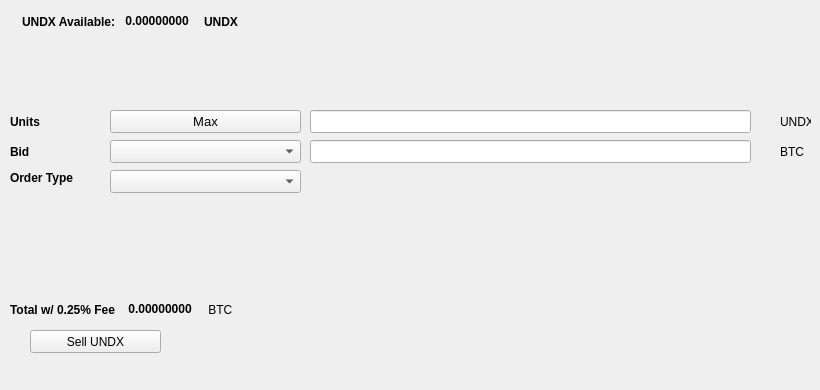
   <widget class="QWidget" name="SellTab">
    <attribute name="title">
     <string>Sell</string>
    </attribute>
    <widget class="QLabel" name="label_16">
     <property name="geometry">
      <rect>
       <x>780</x>
       <y>140</y>
       <width>31</width>
       <height>23</height>
      </rect>
     </property>
     <property name="text">
      <string>BTC</string>
     </property>
    </widget>
    <widget class="QComboBox" name="SellBidcomboBox">
     <property name="geometry">
      <rect>
       <x>110</x>
       <y>140</y>
       <width>191</width>
       <height>23</height>
      </rect>
     </property>
     <property name="font">
      <font>
       <pointsize>10</pointsize>
      </font>
     </property>
    </widget>
    <widget class="QLabel" name="label_18">
     <property name="geometry">
      <rect>
       <x>10</x>
       <y>110</y>
       <width>46</width>
       <height>23</height>
      </rect>
     </property>
     <property name="font">
      <font>
       <weight>75</weight>
       <bold>true</bold>
      </font>
     </property>
     <property name="text">
      <string>Units</string>
     </property>
    </widget>
    <widget class="QPushButton" name="Sell_Max_Amount">
     <property name="geometry">
      <rect>
       <x>110</x>
       <y>110</y>
       <width>191</width>
       <height>23</height>
      </rect>
     </property>
     <property name="font">
      <font>
       <pointsize>10</pointsize>
      </font>
     </property>
     <property name="text">
      <string>Max</string>
     </property>
    </widget>
    <widget class="QLabel" name="label_20">
     <property name="geometry">
      <rect>
       <x>10</x>
       <y>170</y>
       <width>91</width>
       <height>16</height>
      </rect>
     </property>
     <property name="font">
      <font>
       <weight>75</weight>
       <bold>true</bold>
      </font>
     </property>
     <property name="text">
      <string>Order Type</string>
     </property>
    </widget>
    <widget class="QComboBox" name="SellOrdertypeCombo">
     <property name="geometry">
      <rect>
       <x>110</x>
       <y>170</y>
       <width>191</width>
       <height>23</height>
      </rect>
     </property>
     <property name="font">
      <font>
       <pointsize>10</pointsize>
      </font>
     </property>
    </widget>
    <widget class="QLabel" name="label_21">
     <property name="geometry">
      <rect>
       <x>10</x>
       <y>140</y>
       <width>46</width>
       <height>23</height>
      </rect>
     </property>
     <property name="font">
      <font>
       <weight>75</weight>
       <bold>true</bold>
      </font>
     </property>
     <property name="text">
      <string>Bid</string>
     </property>
    </widget>
    <widget class="QLabel" name="label_22">
     <property name="geometry">
      <rect>
       <x>780</x>
       <y>110</y>
       <width>31</width>
       <height>23</height>
      </rect>
     </property>
     <property name="text">
      <string>UNDX</string>
     </property>
    </widget>
    <widget class="QLineEdit" name="UnitsInputUNDX">
     <property name="geometry">
      <rect>
       <x>310</x>
       <y>110</y>
       <width>441</width>
       <height>23</height>
      </rect>
     </property>
     <property name="font">
      <font>
       <pointsize>9</pointsize>
       <weight>75</weight>
       <bold>true</bold>
      </font>
     </property>
    </widget>
    <widget class="QLineEdit" name="SellBidPriceEdit">
     <property name="geometry">
      <rect>
       <x>310</x>
       <y>140</y>
       <width>441</width>
       <height>23</height>
      </rect>
     </property>
     <property name="font">
      <font>
       <pointsize>9</pointsize>
       <weight>75</weight>
       <bold>true</bold>
      </font>
     </property>
    </widget>
    <widget class="QPushButton" name="SellUNDXBTN">
     <property name="geometry">
      <rect>
       <x>30</x>
       <y>330</y>
       <width>131</width>
       <height>23</height>
      </rect>
     </property>
     <property name="text">
      <string>Sell UNDX</string>
     </property>
     <property name="icon">
      <iconset resource="../undx">
       <normaloff>:/icons/bitcoin</normaloff>:/icons/bitcoin</iconset>
     </property>
    </widget>
    <widget class="QWidget" name="layoutWidget3">
     <property name="geometry">
      <rect>
       <x>22</x>
       <y>12</y>
       <width>258</width>
       <height>19</height>
      </rect>
     </property>
     <layout class="QHBoxLayout" name="horizontalLayout">
      <item>
       <widget class="QLabel" name="label232_2">
        <property name="font">
         <font>
          <weight>75</weight>
          <bold>true</bold>
         </font>
        </property>
        <property name="text">
         <string>UNDX Available:</string>
        </property>
       </widget>
      </item>
      <item>
       <widget class="QLabel" name="UNDXAvailableLabel">
        <property name="palette">
         <palette>
          <active>
           <colorrole role="WindowText">
            <brush brushstyle="SolidPattern">
             <color alpha="255">
              <red>0</red>
              <green>0</green>
              <blue>0</blue>
             </color>
            </brush>
           </colorrole>
           <colorrole role="Button">
            <brush brushstyle="SolidPattern">
             <color alpha="255">
              <red>0</red>
              <green>170</green>
              <blue>0</blue>
             </color>
            </brush>
           </colorrole>
           <colorrole role="Light">
            <brush brushstyle="SolidPattern">
             <color alpha="255">
              <red>0</red>
              <green>255</green>
              <blue>0</blue>
             </color>
            </brush>
           </colorrole>
           <colorrole role="Midlight">
            <brush brushstyle="SolidPattern">
             <color alpha="255">
              <red>0</red>
              <green>212</green>
              <blue>0</blue>
             </color>
            </brush>
           </colorrole>
           <colorrole role="Dark">
            <brush brushstyle="SolidPattern">
             <color alpha="255">
              <red>0</red>
              <green>85</green>
              <blue>0</blue>
             </color>
            </brush>
           </colorrole>
           <colorrole role="Mid">
            <brush brushstyle="SolidPattern">
             <color alpha="255">
              <red>0</red>
              <green>113</green>
              <blue>0</blue>
             </color>
            </brush>
           </colorrole>
           <colorrole role="Text">
            <brush brushstyle="SolidPattern">
             <color alpha="255">
              <red>0</red>
              <green>170</green>
              <blue>0</blue>
             </color>
            </brush>
           </colorrole>
           <colorrole role="BrightText">
            <brush brushstyle="SolidPattern">
             <color alpha="255">
              <red>255</red>
              <green>255</green>
              <blue>255</blue>
             </color>
            </brush>
           </colorrole>
           <colorrole role="ButtonText">
            <brush brushstyle="SolidPattern">
             <color alpha="255">
              <red>0</red>
              <green>0</green>
              <blue>0</blue>
             </color>
            </brush>
           </colorrole>
           <colorrole role="Base">
            <brush brushstyle="SolidPattern">
             <color alpha="255">
              <red>255</red>
              <green>255</green>
              <blue>255</blue>
             </color>
            </brush>
           </colorrole>
           <colorrole role="Window">
            <brush brushstyle="SolidPattern">
             <color alpha="255">
              <red>0</red>
              <green>170</green>
              <blue>0</blue>
             </color>
            </brush>
           </colorrole>
           <colorrole role="Shadow">
            <brush brushstyle="SolidPattern">
             <color alpha="255">
              <red>0</red>
              <green>0</green>
              <blue>0</blue>
             </color>
            </brush>
           </colorrole>
           <colorrole role="AlternateBase">
            <brush brushstyle="SolidPattern">
             <color alpha="255">
              <red>127</red>
              <green>212</green>
              <blue>127</blue>
             </color>
            </brush>
           </colorrole>
           <colorrole role="ToolTipBase">
            <brush brushstyle="SolidPattern">
             <color alpha="255">
              <red>255</red>
              <green>255</green>
              <blue>220</blue>
             </color>
            </brush>
           </colorrole>
           <colorrole role="ToolTipText">
            <brush brushstyle="SolidPattern">
             <color alpha="255">
              <red>0</red>
              <green>0</green>
              <blue>0</blue>
             </color>
            </brush>
           </colorrole>
          </active>
          <inactive>
           <colorrole role="WindowText">
            <brush brushstyle="SolidPattern">
             <color alpha="255">
              <red>0</red>
              <green>0</green>
              <blue>0</blue>
             </color>
            </brush>
           </colorrole>
           <colorrole role="Button">
            <brush brushstyle="SolidPattern">
             <color alpha="255">
              <red>0</red>
              <green>170</green>
              <blue>0</blue>
             </color>
            </brush>
           </colorrole>
           <colorrole role="Light">
            <brush brushstyle="SolidPattern">
             <color alpha="255">
              <red>0</red>
              <green>255</green>
              <blue>0</blue>
             </color>
            </brush>
           </colorrole>
           <colorrole role="Midlight">
            <brush brushstyle="SolidPattern">
             <color alpha="255">
              <red>0</red>
              <green>212</green>
              <blue>0</blue>
             </color>
            </brush>
           </colorrole>
           <colorrole role="Dark">
            <brush brushstyle="SolidPattern">
             <color alpha="255">
              <red>0</red>
              <green>85</green>
              <blue>0</blue>
             </color>
            </brush>
           </colorrole>
           <colorrole role="Mid">
            <brush brushstyle="SolidPattern">
             <color alpha="255">
              <red>0</red>
              <green>113</green>
              <blue>0</blue>
             </color>
            </brush>
           </colorrole>
           <colorrole role="Text">
            <brush brushstyle="SolidPattern">
             <color alpha="255">
              <red>0</red>
              <green>170</green>
              <blue>0</blue>
             </color>
            </brush>
           </colorrole>
           <colorrole role="BrightText">
            <brush brushstyle="SolidPattern">
             <color alpha="255">
              <red>255</red>
              <green>255</green>
              <blue>255</blue>
             </color>
            </brush>
           </colorrole>
           <colorrole role="ButtonText">
            <brush brushstyle="SolidPattern">
             <color alpha="255">
              <red>0</red>
              <green>0</green>
              <blue>0</blue>
             </color>
            </brush>
           </colorrole>
           <colorrole role="Base">
            <brush brushstyle="SolidPattern">
             <color alpha="255">
              <red>255</red>
              <green>255</green>
              <blue>255</blue>
             </color>
            </brush>
           </colorrole>
           <colorrole role="Window">
            <brush brushstyle="SolidPattern">
             <color alpha="255">
              <red>0</red>
              <green>170</green>
              <blue>0</blue>
             </color>
            </brush>
           </colorrole>
           <colorrole role="Shadow">
            <brush brushstyle="SolidPattern">
             <color alpha="255">
              <red>0</red>
              <green>0</green>
              <blue>0</blue>
             </color>
            </brush>
           </colorrole>
           <colorrole role="AlternateBase">
            <brush brushstyle="SolidPattern">
             <color alpha="255">
              <red>127</red>
              <green>212</green>
              <blue>127</blue>
             </color>
            </brush>
           </colorrole>
           <colorrole role="ToolTipBase">
            <brush brushstyle="SolidPattern">
             <color alpha="255">
              <red>255</red>
              <green>255</green>
              <blue>220</blue>
             </color>
            </brush>
           </colorrole>
           <colorrole role="ToolTipText">
            <brush brushstyle="SolidPattern">
             <color alpha="255">
              <red>0</red>
              <green>0</green>
              <blue>0</blue>
             </color>
            </brush>
           </colorrole>
          </inactive>
          <disabled>
           <colorrole role="WindowText">
            <brush brushstyle="SolidPattern">
             <color alpha="255">
              <red>0</red>
              <green>85</green>
              <blue>0</blue>
             </color>
            </brush>
           </colorrole>
           <colorrole role="Button">
            <brush brushstyle="SolidPattern">
             <color alpha="255">
              <red>0</red>
              <green>170</green>
              <blue>0</blue>
             </color>
            </brush>
           </colorrole>
           <colorrole role="Light">
            <brush brushstyle="SolidPattern">
             <color alpha="255">
              <red>0</red>
              <green>255</green>
              <blue>0</blue>
             </color>
            </brush>
           </colorrole>
           <colorrole role="Midlight">
            <brush brushstyle="SolidPattern">
             <color alpha="255">
              <red>0</red>
              <green>212</green>
              <blue>0</blue>
             </color>
            </brush>
           </colorrole>
           <colorrole role="Dark">
            <brush brushstyle="SolidPattern">
             <color alpha="255">
              <red>0</red>
              <green>85</green>
              <blue>0</blue>
             </color>
            </brush>
           </colorrole>
           <colorrole role="Mid">
            <brush brushstyle="SolidPattern">
             <color alpha="255">
              <red>0</red>
              <green>113</green>
              <blue>0</blue>
             </color>
            </brush>
           </colorrole>
           <colorrole role="Text">
            <brush brushstyle="SolidPattern">
             <color alpha="255">
              <red>0</red>
              <green>85</green>
              <blue>0</blue>
             </color>
            </brush>
           </colorrole>
           <colorrole role="BrightText">
            <brush brushstyle="SolidPattern">
             <color alpha="255">
              <red>255</red>
              <green>255</green>
              <blue>255</blue>
             </color>
            </brush>
           </colorrole>
           <colorrole role="ButtonText">
            <brush brushstyle="SolidPattern">
             <color alpha="255">
              <red>0</red>
              <green>85</green>
              <blue>0</blue>
             </color>
            </brush>
           </colorrole>
           <colorrole role="Base">
            <brush brushstyle="SolidPattern">
             <color alpha="255">
              <red>0</red>
              <green>170</green>
              <blue>0</blue>
             </color>
            </brush>
           </colorrole>
           <colorrole role="Window">
            <brush brushstyle="SolidPattern">
             <color alpha="255">
              <red>0</red>
              <green>170</green>
              <blue>0</blue>
             </color>
            </brush>
           </colorrole>
           <colorrole role="Shadow">
            <brush brushstyle="SolidPattern">
             <color alpha="255">
              <red>0</red>
              <green>0</green>
              <blue>0</blue>
             </color>
            </brush>
           </colorrole>
           <colorrole role="AlternateBase">
            <brush brushstyle="SolidPattern">
             <color alpha="255">
              <red>0</red>
              <green>170</green>
              <blue>0</blue>
             </color>
            </brush>
           </colorrole>
           <colorrole role="ToolTipBase">
            <brush brushstyle="SolidPattern">
             <color alpha="255">
              <red>255</red>
              <green>255</green>
              <blue>220</blue>
             </color>
            </brush>
           </colorrole>
           <colorrole role="ToolTipText">
            <brush brushstyle="SolidPattern">
             <color alpha="255">
              <red>0</red>
              <green>0</green>
              <blue>0</blue>
             </color>
            </brush>
           </colorrole>
          </disabled>
         </palette>
        </property>
        <property name="font">
         <font>
          <weight>75</weight>
          <bold>true</bold>
         </font>
        </property>
        <property name="text">
         <string> 0.00000000 </string>
        </property>
        <property name="textInteractionFlags">
         <set>Qt::LinksAccessibleByMouse|Qt::TextSelectableByKeyboard|Qt::TextSelectableByMouse</set>
        </property>
       </widget>
      </item>
      <item>
       <widget class="QLabel" name="labelUNDX">
        <property name="font">
         <font>
          <weight>75</weight>
          <bold>true</bold>
         </font>
        </property>
        <property name="text">
         <string>UNDX</string>
        </property>
       </widget>
      </item>
     </layout>
    </widget>
    <widget class="QWidget" name="layoutWidget">
     <property name="geometry">
      <rect>
       <x>10</x>
       <y>300</y>
       <width>268</width>
       <height>19</height>
      </rect>
     </property>
     <layout class="QHBoxLayout" name="horizontalLayout_2">
      <item>
       <widget class="QLabel" name="label_19">
        <property name="font">
         <font>
          <weight>75</weight>
          <bold>true</bold>
         </font>
        </property>
        <property name="text">
         <string>Total w/ 0.25% Fee </string>
        </property>
       </widget>
      </item>
      <item>
       <widget class="QLabel" name="SellCostLabel">
        <property name="palette">
         <palette>
          <active>
           <colorrole role="WindowText">
            <brush brushstyle="SolidPattern">
             <color alpha="255">
              <red>0</red>
              <green>0</green>
              <blue>0</blue>
             </color>
            </brush>
           </colorrole>
           <colorrole role="Button">
            <brush brushstyle="SolidPattern">
             <color alpha="255">
              <red>0</red>
              <green>170</green>
              <blue>0</blue>
             </color>
            </brush>
           </colorrole>
           <colorrole role="Light">
            <brush brushstyle="SolidPattern">
             <color alpha="255">
              <red>0</red>
              <green>255</green>
              <blue>0</blue>
             </color>
            </brush>
           </colorrole>
           <colorrole role="Midlight">
            <brush brushstyle="SolidPattern">
             <color alpha="255">
              <red>0</red>
              <green>212</green>
              <blue>0</blue>
             </color>
            </brush>
           </colorrole>
           <colorrole role="Dark">
            <brush brushstyle="SolidPattern">
             <color alpha="255">
              <red>0</red>
              <green>85</green>
              <blue>0</blue>
             </color>
            </brush>
           </colorrole>
           <colorrole role="Mid">
            <brush brushstyle="SolidPattern">
             <color alpha="255">
              <red>0</red>
              <green>113</green>
              <blue>0</blue>
             </color>
            </brush>
           </colorrole>
           <colorrole role="Text">
            <brush brushstyle="SolidPattern">
             <color alpha="255">
              <red>0</red>
              <green>170</green>
              <blue>0</blue>
             </color>
            </brush>
           </colorrole>
           <colorrole role="BrightText">
            <brush brushstyle="SolidPattern">
             <color alpha="255">
              <red>255</red>
              <green>255</green>
              <blue>255</blue>
             </color>
            </brush>
           </colorrole>
           <colorrole role="ButtonText">
            <brush brushstyle="SolidPattern">
             <color alpha="255">
              <red>0</red>
              <green>0</green>
              <blue>0</blue>
             </color>
            </brush>
           </colorrole>
           <colorrole role="Base">
            <brush brushstyle="SolidPattern">
             <color alpha="255">
              <red>255</red>
              <green>255</green>
              <blue>255</blue>
             </color>
            </brush>
           </colorrole>
           <colorrole role="Window">
            <brush brushstyle="SolidPattern">
             <color alpha="255">
              <red>0</red>
              <green>170</green>
              <blue>0</blue>
             </color>
            </brush>
           </colorrole>
           <colorrole role="Shadow">
            <brush brushstyle="SolidPattern">
             <color alpha="255">
              <red>0</red>
              <green>0</green>
              <blue>0</blue>
             </color>
            </brush>
           </colorrole>
           <colorrole role="AlternateBase">
            <brush brushstyle="SolidPattern">
             <color alpha="255">
              <red>127</red>
              <green>212</green>
              <blue>127</blue>
             </color>
            </brush>
           </colorrole>
           <colorrole role="ToolTipBase">
            <brush brushstyle="SolidPattern">
             <color alpha="255">
              <red>255</red>
              <green>255</green>
              <blue>220</blue>
             </color>
            </brush>
           </colorrole>
           <colorrole role="ToolTipText">
            <brush brushstyle="SolidPattern">
             <color alpha="255">
              <red>0</red>
              <green>0</green>
              <blue>0</blue>
             </color>
            </brush>
           </colorrole>
          </active>
          <inactive>
           <colorrole role="WindowText">
            <brush brushstyle="SolidPattern">
             <color alpha="255">
              <red>0</red>
              <green>0</green>
              <blue>0</blue>
             </color>
            </brush>
           </colorrole>
           <colorrole role="Button">
            <brush brushstyle="SolidPattern">
             <color alpha="255">
              <red>0</red>
              <green>170</green>
              <blue>0</blue>
             </color>
            </brush>
           </colorrole>
           <colorrole role="Light">
            <brush brushstyle="SolidPattern">
             <color alpha="255">
              <red>0</red>
              <green>255</green>
              <blue>0</blue>
             </color>
            </brush>
           </colorrole>
           <colorrole role="Midlight">
            <brush brushstyle="SolidPattern">
             <color alpha="255">
              <red>0</red>
              <green>212</green>
              <blue>0</blue>
             </color>
            </brush>
           </colorrole>
           <colorrole role="Dark">
            <brush brushstyle="SolidPattern">
             <color alpha="255">
              <red>0</red>
              <green>85</green>
              <blue>0</blue>
             </color>
            </brush>
           </colorrole>
           <colorrole role="Mid">
            <brush brushstyle="SolidPattern">
             <color alpha="255">
              <red>0</red>
              <green>113</green>
              <blue>0</blue>
             </color>
            </brush>
           </colorrole>
           <colorrole role="Text">
            <brush brushstyle="SolidPattern">
             <color alpha="255">
              <red>0</red>
              <green>170</green>
              <blue>0</blue>
             </color>
            </brush>
           </colorrole>
           <colorrole role="BrightText">
            <brush brushstyle="SolidPattern">
             <color alpha="255">
              <red>255</red>
              <green>255</green>
              <blue>255</blue>
             </color>
            </brush>
           </colorrole>
           <colorrole role="ButtonText">
            <brush brushstyle="SolidPattern">
             <color alpha="255">
              <red>0</red>
              <green>0</green>
              <blue>0</blue>
             </color>
            </brush>
           </colorrole>
           <colorrole role="Base">
            <brush brushstyle="SolidPattern">
             <color alpha="255">
              <red>255</red>
              <green>255</green>
              <blue>255</blue>
             </color>
            </brush>
           </colorrole>
           <colorrole role="Window">
            <brush brushstyle="SolidPattern">
             <color alpha="255">
              <red>0</red>
              <green>170</green>
              <blue>0</blue>
             </color>
            </brush>
           </colorrole>
           <colorrole role="Shadow">
            <brush brushstyle="SolidPattern">
             <color alpha="255">
              <red>0</red>
              <green>0</green>
              <blue>0</blue>
             </color>
            </brush>
           </colorrole>
           <colorrole role="AlternateBase">
            <brush brushstyle="SolidPattern">
             <color alpha="255">
              <red>127</red>
              <green>212</green>
              <blue>127</blue>
             </color>
            </brush>
           </colorrole>
           <colorrole role="ToolTipBase">
            <brush brushstyle="SolidPattern">
             <color alpha="255">
              <red>255</red>
              <green>255</green>
              <blue>220</blue>
             </color>
            </brush>
           </colorrole>
           <colorrole role="ToolTipText">
            <brush brushstyle="SolidPattern">
             <color alpha="255">
              <red>0</red>
              <green>0</green>
              <blue>0</blue>
             </color>
            </brush>
           </colorrole>
          </inactive>
          <disabled>
           <colorrole role="WindowText">
            <brush brushstyle="SolidPattern">
             <color alpha="255">
              <red>0</red>
              <green>85</green>
              <blue>0</blue>
             </color>
            </brush>
           </colorrole>
           <colorrole role="Button">
            <brush brushstyle="SolidPattern">
             <color alpha="255">
              <red>0</red>
              <green>170</green>
              <blue>0</blue>
             </color>
            </brush>
           </colorrole>
           <colorrole role="Light">
            <brush brushstyle="SolidPattern">
             <color alpha="255">
              <red>0</red>
              <green>255</green>
              <blue>0</blue>
             </color>
            </brush>
           </colorrole>
           <colorrole role="Midlight">
            <brush brushstyle="SolidPattern">
             <color alpha="255">
              <red>0</red>
              <green>212</green>
              <blue>0</blue>
             </color>
            </brush>
           </colorrole>
           <colorrole role="Dark">
            <brush brushstyle="SolidPattern">
             <color alpha="255">
              <red>0</red>
              <green>85</green>
              <blue>0</blue>
             </color>
            </brush>
           </colorrole>
           <colorrole role="Mid">
            <brush brushstyle="SolidPattern">
             <color alpha="255">
              <red>0</red>
              <green>113</green>
              <blue>0</blue>
             </color>
            </brush>
           </colorrole>
           <colorrole role="Text">
            <brush brushstyle="SolidPattern">
             <color alpha="255">
              <red>0</red>
              <green>85</green>
              <blue>0</blue>
             </color>
            </brush>
           </colorrole>
           <colorrole role="BrightText">
            <brush brushstyle="SolidPattern">
             <color alpha="255">
              <red>255</red>
              <green>255</green>
              <blue>255</blue>
             </color>
            </brush>
           </colorrole>
           <colorrole role="ButtonText">
            <brush brushstyle="SolidPattern">
             <color alpha="255">
              <red>0</red>
              <green>85</green>
              <blue>0</blue>
             </color>
            </brush>
           </colorrole>
           <colorrole role="Base">
            <brush brushstyle="SolidPattern">
             <color alpha="255">
              <red>0</red>
              <green>170</green>
              <blue>0</blue>
             </color>
            </brush>
           </colorrole>
           <colorrole role="Window">
            <brush brushstyle="SolidPattern">
             <color alpha="255">
              <red>0</red>
              <green>170</green>
              <blue>0</blue>
             </color>
            </brush>
           </colorrole>
           <colorrole role="Shadow">
            <brush brushstyle="SolidPattern">
             <color alpha="255">
              <red>0</red>
              <green>0</green>
              <blue>0</blue>
             </color>
            </brush>
           </colorrole>
           <colorrole role="AlternateBase">
            <brush brushstyle="SolidPattern">
             <color alpha="255">
              <red>0</red>
              <green>170</green>
              <blue>0</blue>
             </color>
            </brush>
           </colorrole>
           <colorrole role="ToolTipBase">
            <brush brushstyle="SolidPattern">
             <color alpha="255">
              <red>255</red>
              <green>255</green>
              <blue>220</blue>
             </color>
            </brush>
           </colorrole>
           <colorrole role="ToolTipText">
            <brush brushstyle="SolidPattern">
             <color alpha="255">
              <red>0</red>
              <green>0</green>
              <blue>0</blue>
             </color>
            </brush>
           </colorrole>
          </disabled>
         </palette>
        </property>
        <property name="font">
         <font>
          <weight>75</weight>
          <bold>true</bold>
         </font>
        </property>
        <property name="autoFillBackground">
         <bool>false</bool>
        </property>
        <property name="text">
         <string> 0.00000000</string>
        </property>
        <property name="textInteractionFlags">
         <set>Qt::LinksAccessibleByMouse|Qt::TextSelectableByMouse</set>
        </property>
       </widget>
      </item>
      <item>
       <widget class="QLabel" name="label_17">
        <property name="font">
         <font>
          <weight>50</weight>
          <bold>false</bold>
         </font>
        </property>
        <property name="text">
         <string> BTC</string>
        </property>
       </widget>
      </item>
     </layout>
    </widget>
    <widget class="QLabel" name="label_23">
     <property name="geometry">
      <rect>
       <x>460</x>
       <y>300</y>
       <width>281</width>
       <height>81</height>
      </rect>
     </property>
     <property name="text">
      <string/>
     </property>
     <property name="pixmap">
      <pixmap>:/images/bittrex</pixmap>
     </property>
    </widget>
   </widget>
